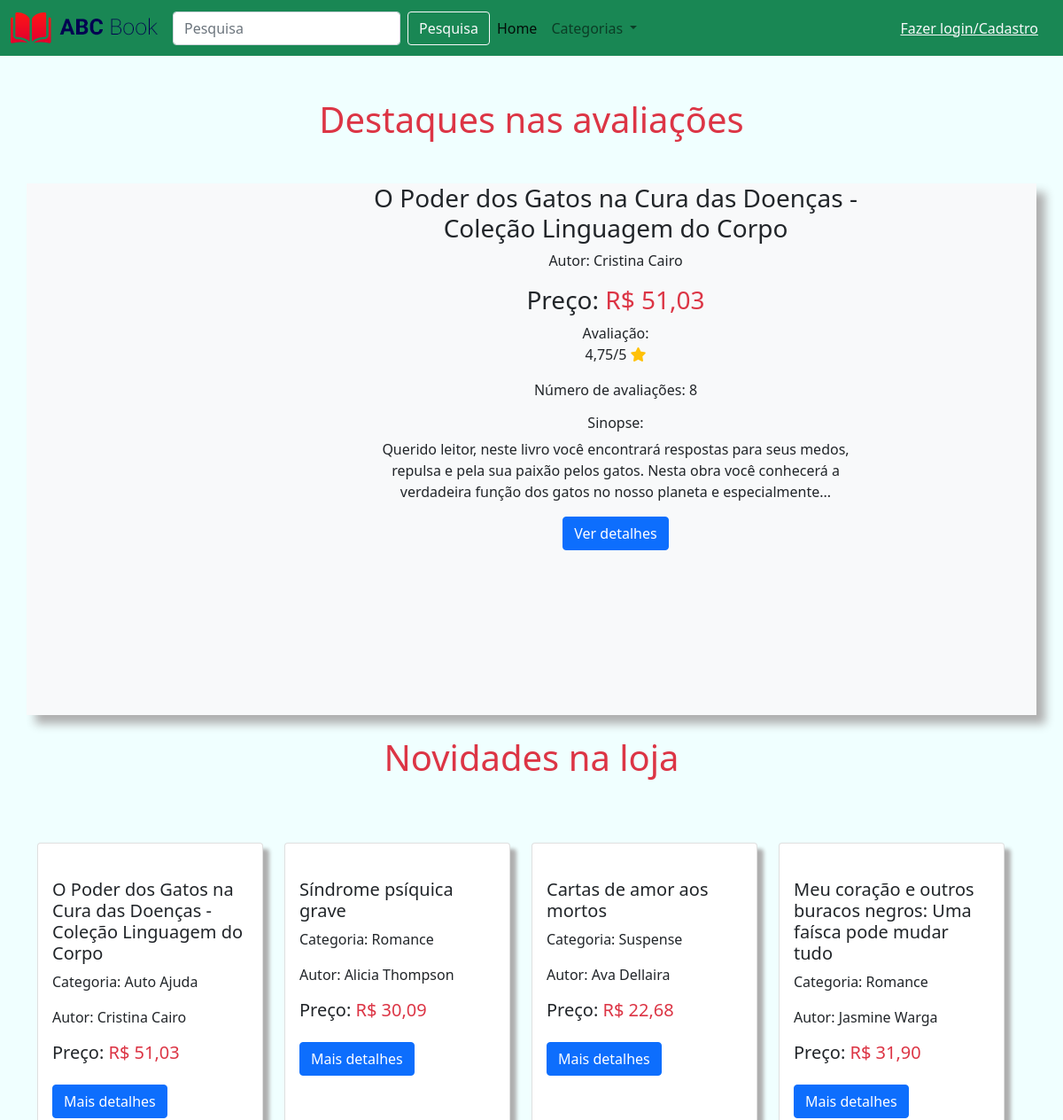
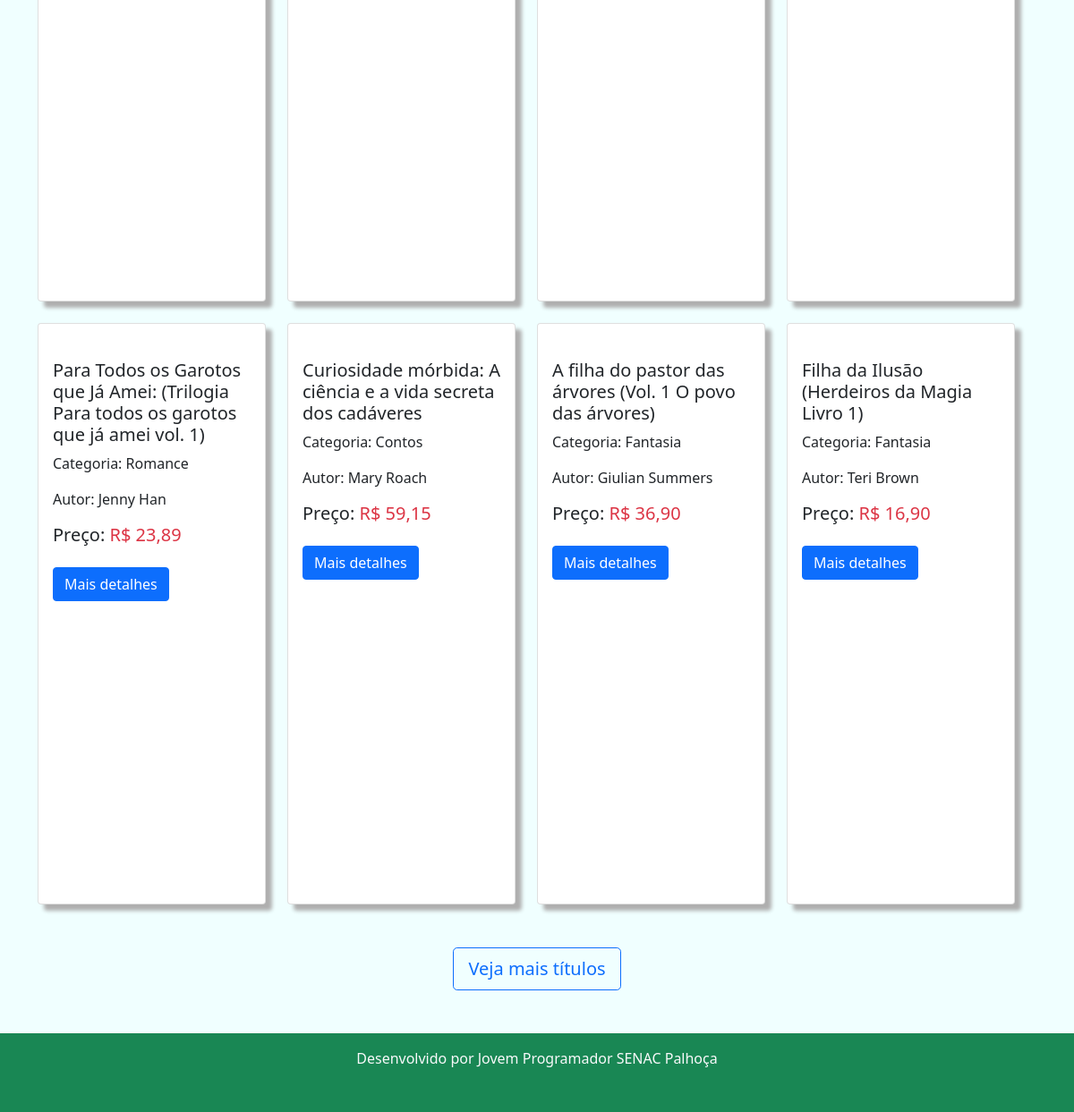
The page / on the database its author committed (2 pictures, top to bottom).
### loja/models.py (models this page shows, shortened)
class Livro(models.Model):
    titulo = models.CharField(max_length=200)
    autor = models.ForeignKey(Autor, on_delete=models.DO_NOTHING)
    categoria = models.ForeignKey(Categoria, on_delete=models.DO_NOTHING)
    estoque = models.IntegerField()
    preco = models.DecimalField(max_digits=7, decimal_places=2, blank=True, null=True)
    capa = CloudinaryField('image')
    avaliacao_livro = models.DecimalField(max_digits=7, decimal_places=2, default=0)
    numero_avaliacoes = models.IntegerField(default=0)
    excerto = models.TextField(blank=True, null=True, max_length=200)
    sinopse = models.TextField(blank=True, null=True)
    destaque = models.BooleanField(default=False)
    ativo = models.BooleanField(default=True)
    quantidades_vendidas = models.IntegerField(blank=True, null=True, default=0)

class Autor(models.Model):
    autor = models.CharField(max_length=100)
    def __str__(self):
        return self.autor

class Categoria(models.Model):
    categoria = models.CharField(max_length=30)
    def __str__(self):
        return self.categoria

### loja/views.py (the view)
# urls.py: path('', views.index, name='home'),
def index(request):
    categorias = Categoria.objects.all().order_by('categoria')
    livros = Livro.objects.all().filter(
        ativo=True
    ).order_by('-id')[:8]
    carrossel_active = Livro.objects.all().filter(
        ativo=True
    ).order_by('-avaliacao_livro', '-numero_avaliacoes').first()
    carrossel = Livro.objects.all().filter(
        ativo=True
    ).order_by('-avaliacao_livro', '-numero_avaliacoes')[1:5]
    user = request.user
    if user.is_authenticated:
        carrinho_user = Carrinho.objects.all().filter(
            usuario=user, aberto=True
        ).first()
        '''carrinho = ItemCarrinho.objects.all().filter(
            carrinho__usuario=user, carrinho__aberto=True
        ).aggregate(total=Sum('quant'))'''
        return render(request, 'index.html', {'livros':livros, 'carrossel':carrossel, 'carrossel_active':carrossel_active, 'categorias':categorias, 'carrinho_user':carrinho_user})
    else:
        return render(request, 'index.html', {'livros':livros, 'carrossel':carrossel, 'carrossel_active':carrossel_active, 'categorias':categorias})

### loja/templates/index.html (shortened to what this page needs)
{% extends 'base.html'%}
{%block 'conteudo'%}
<h1 class="text-center my-5 text-danger">Destaques nas avaliações</h1>
          <div class="row" style="min-height: 600px;">
            <div id="carouselExampleControlsjv" class="carousel slide bg-light" style="box-shadow: 10px 10px 10px rgb(175, 175, 175);" data-bs-ride="carousel">
                <div class="carousel-inner">
                  <div class="carousel-item active text-center">
                      <div class="row">
                        <div class="col-4">
                        </div>
                        <div class="col-6">
                            <h3>{{carrossel_active.titulo}}</h3>
                            <div class="row">
                                <div class="col-12">
                                    <p>Autor: {{carrossel_active.autor}}</p>
                                    <h3>Preço: <span class="text-danger">R$ {{carrossel_active.preco}}</span></h3>
                                    <span>Avaliação: </span>
                                    <p>{{carrossel_active.avaliacao_livro}}/5 <i class="fa-solid fa-star text-warning"></i></p>
                                    <p>Número de avaliações: {{carrossel_active.numero_avaliacoes}}</p>
                                </div>
                            </div>
                            <div class="row">
                                <div class=" d-none d-lg-block col-lg-12">
                                    <h6>Sinopse: </h6>
                                    <p>
                                        {{carrossel_active.excerto}}...
                                    </p>
                                </div>
                            </div>
                            <a class="btn btn-primary" href="{% url 'produto' carrossel_active.id%}">Ver detalhes</a>
                        </div>
                      </div>
                    </div>
                  </div>
                </div>
              </div>
          <h1 class="text-center my-4 text-danger">Novidades na loja</h1>
          <div class="row">
            <div class="row row-cols-2 row-cols-md-4 g-4">
              {% for l in livros %}
                <div class="col">
                  <div class="card" style="min-height: 650px; box-shadow: 7px 7px 4px rgb(175, 175, 175);">
                    <a href="{% url 'produto' l.id%}"><img src="{{l.capa.url}}" class="card-img-top"></a>
                    <div class="card-body">
                      <h5 class="card-title">{{l.titulo}}</h5>
                      <p class="card-text">Categoria: {{l.categoria}}</p>
                      <p class="card-text">Autor: {{l.autor}}</p>
                      <h5 class="card-text">Preço: <span class="text-danger">R$ {{l.preco}}</span></h5>
                      <a class="btn btn-primary mt-3" href="{% url 'produto' l.id%}">Mais detalhes</a>
                    </div>
                  </div>
                </div>
              {% endfor %}
              </div>
          </div>
          <div class="row text-center mt-5">
            <div class="col-2"></div>
            <div class="col-8">
              <a href="{% url 'produtos'%}" class="btn btn-lg btn-outline-primary">Veja mais títulos</a>
            </div>
            <div class="col-2"></div>
          </div>
{% endblock %}

### templates/base.html (shortened to what this page needs)
{% load static %}
<!DOCTYPE html>
<html lang="pt-br">
<head>
    <link href="https://cdn.jsdelivr.net/npm/bootstrap@5.1.3/dist/css/bootstrap.min.css" rel="stylesheet">
    <link rel="stylesheet" href="{% static 'css/estilo.css'%}">
</head>
<body>
    <nav class="navbar navbar-expand-lg navbar-light bg-success">
        <div class="container-fluid">
          <a class="navbar-brand" href="{% url 'home'%}"><img src="{% static 'img/icone_loja.webp' %}" alt=""></a>
          <form class="d-flex" method="get" action="{% url 'pesquisa_termo' %}">
            <input class="form-control me-2" type="search" placeholder="Pesquisa" aria-label="Search" name="termo">
            <button class="btn btn-outline-light" type="submit">Pesquisa</button>
          </form>
          <div class="collapse navbar-collapse" id="navbarSupportedContent1">
            <ul class="navbar-nav me-auto mb-2 mb-lg-0">
              <li class="nav-item">
                <a class="nav-link active" aria-current="page" href="{% url 'home'%}">Home</a>
              </li>
              <li class="nav-item dropdown">
                <a class="nav-link dropdown-toggle" href="#" id="navbarDropdown" role="button" data-bs-toggle="dropdown" aria-expanded="false">
                  Categorias
                </a>
              </li>
            </ul>
            {% if user.is_authenticated %}
            <div class="dropdown">
              <button class="btn btn-success dropdown-toggle" type="button" id="dropdownMenuButton1" data-bs-toggle="dropdown" aria-expanded="false">
                {% if user.first_name != ''%}
                Olá {{user.first_name}}
                {% else %}
                Olá {{user}}
                {% endif %}
              </button>
              <ul class="dropdown-menu" aria-labelledby="dropdownMenuButton1">
                <li><a class="dropdown-item" href="{% url 'meus_pedidos'%}">Meus pedidos</a></li>
                <li><a class="dropdown-item" href="{% url 'meus_dados'%}">Meus dados</a></li>
                <li><a class="dropdown-item" href="{% url 'ver_carrinho'%}">Meu carrinho</a></li>
                <li><a class="dropdown-item" href="{% url 'alterar_senha'%}">Alterar senha</a></li>
              </ul>
            </div>
            <a class="nav-link text-light" aria-current="page" href="{% url 'ver_carrinho'%}"><i class="fa-solid fa-cart-shopping fa-3x">
              {% if carrinho_user.n_itens%}
              <span class="badge fs-6 bg-danger">
               {{carrinho_user.n_itens}}
              </span>
              {% else %}
              <span class="badge fs-6 bg-danger">Vazio</span>
              {% endif %}
            </i>
            </a>
            <span class="nav-link text-light"><a href="{% url 'logout' %}" class="text-light">Sair</a></span>
            {% else%}
            <span class="nav-link text-light"><a href="{% url 'login' %}" class="text-light">Fazer login/Cadastro</a></span>
            {% endif %}
          </div>
        </div>
      </nav>
      <div class="container">
       {% block 'conteudo'%}
       {% endblock %}
      </div>
    <footer class="text-center text-light bg-success mt-5 pb-3">
        <p class="py-3">Desenvolvido por Jovem Programador SENAC Palhoça</p>
    </footer>
</body>
</html>

### templates/static/css/estilo.css (style rules this page uses)
body { background-color: azure; }

### rows shown on the page
Livro: titulo "O Poder dos Gatos na Cura das Doenças - Coleção Linguagem do Corpo", autor "Cristina Cairo", preco "51,03", avaliacao_livro "4,75", numero_avaliacoes "8", excerto "Querido leitor, neste livro você encontrará respostas para seus medos, repulsa e pela sua paixão pelos gatos. Nesta obra você conhecerá a verdadeira função dos gatos no nosso planeta e especialmente", categoria "Auto Ajuda"
Livro: titulo "Síndrome psíquica grave", categoria "Romance", autor "Alicia Thompson", preco "30,09"
Livro: titulo "Cartas de amor aos mortos", categoria "Suspense", autor "Ava Dellaira", preco "22,68"
Livro: titulo "Meu coração e outros buracos negros: Uma faísca pode mudar tudo", categoria "Romance", autor "Jasmine Warga", preco "31,90"
Livro: titulo "Para Todos os Garotos que Já Amei: (Trilogia Para todos os garotos que já amei vol. 1)", categoria "Romance", autor "Jenny Han", preco "23,89"
Livro: titulo "Curiosidade mórbida: A ciência e a vida secreta dos cadáveres", categoria "Contos", autor "Mary Roach", preco "59,15"
Livro: titulo "A filha do pastor das árvores (Vol. 1 O povo das árvores)", categoria "Fantasia", autor "Giulian Summers", preco "36,90"
Livro: titulo "Filha da Ilusão (Herdeiros da Magia Livro 1)", categoria "Fantasia", autor "Teri Brown", preco "16,90"
